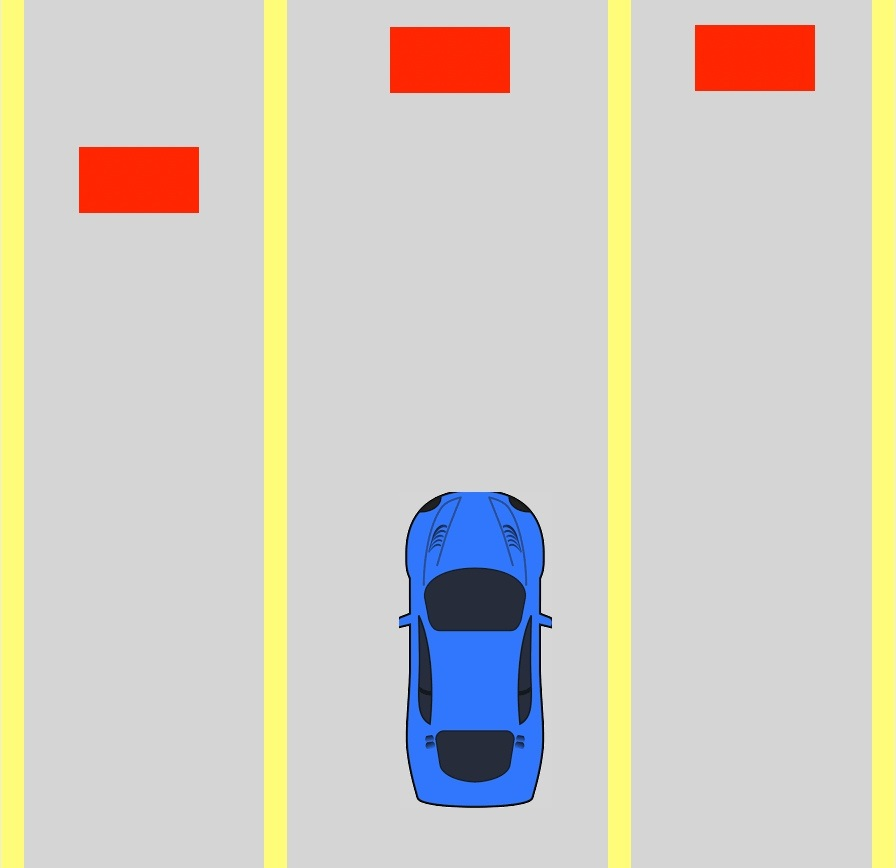
#> input picture 01_first_images/homework/task_2/image_12.jpg, 896 x 868 px
$ jupyter execute --allow-errors homework_01.ipynb   (shell and % lines are left out)
#> lines starting #> are read from the running program, lines starting #| are printed output that depends on the picture; after the words box and inside, x2 and y2 are one past the last pixel; in counts of white or black regions, pixels touching at a corner belong together
### 01_first_images/homework/task_2.py
import cv2
import numpy as np
import matplotlib.pyplot as plt


# [36 lines left out: functions find_lines, empty_road, is_curr_road, find_road_number, not called in this run]

### 01_first_images/homework/task_1.py
import cv2
import numpy as np


# [110 lines left out: functions find_entrance_exit, color_left_side, accesable_points, make_decision, has_gray_n_black, find_way_from_maze, not called in this run]

### 01_first_images/homework/task_3.py
import cv2
import numpy as np
import math
import matplotlib.pyplot as plt


# [131 lines left out: functions rotate, scan_image, find_edges, find_points, apply_warpAffine, not called in this run]

### 01_first_images/homework/homework_01.ipynb
# Домашняя работа №1

### Atention!

Пожалуйста, пришлите данную работу в виде архива, где лежит Jupyter Notebook и 3 *.py файла - всю папку с названием homework.

[cell 1]
import cv2
import numpy as np
import time

import matplotlib.pyplot as plt

[cell 2]
def plot_one_image(image: np.ndarray) -> None:
    """
    Отобразить изображение с помощью matplotlib.
    Вспомогательная функция.

    :param image: изображение для отображения
    :return: None
    """
    if image.ndim != 3:
        image = cv2.cvtColor(image, cv2.COLOR_GRAY2BGR)
    fig, axs = plt.subplots(1, 1, figsize=(8, 7))

    axs.imshow(image)
    axs.axis('off')
    plt.plot()

# Задача №1 - Лабиринт

Реализуйте алгоритм поиска выхода из лабиринта по растровому изобажению.
Вам нужно написать код, который будет находить путь (координаты пикселей) от заданного входа сверху до выхода снизу.

Отрисуйте получившийся маршрут на карте с помощью функции ```plot_maze_path(img, coords)``` или воспользуйтесь вам известным графическим инструментом.

__Input:__

Изображение лабиринта в кодировке $RGB$.

Все карты лежат на [яндекс-диске](https://yadi.sk/d/qEWVZk2picDdZw)

__Ouput:__

Массив координат пути через лабиринт в виде ```(np.array(x), np.array(y))```.

__Оценка:__

Оценивается __каждое__ успешное решение лабиринта (всего их 4). Решение хотя бы одного лабиринта даёт 40% баллов за задачу, каждый следующий добавляет ещё 20%. Если алгоритм работает порядка 10^-1 секунды, то за решение задачи полагается дополнительно 50%.
Пример решенной задачи.

[cell 3]
def plot_maze_path(image: np.ndarray, coords: tuple) -> np.ndarray:
    """
    Нарисовать путь через лабиринт на изображении.
    Вспомогательная функция.

    :param image: изображение лабиринта
    :param coords: координаты пути через лабиринт типа (x, y) где x и y - массивы координат точек
    :return img_wpath: исходное изображение с отрисованными координатами
    """
    if image.ndim != 3:
        image = cv2.cvtColor(image, cv2.COLOR_GRAY2BGR)

    img_wpath = image.copy()
    if coords:
        coords = np.array(coords).reshape((-1, 1, 2))
        cv2.polylines(img_wpath, [coords], isClosed=False, color=(0, 255, 0), thickness=2)

    return img_wpath

Загрузим тестовое изображение и отобразим его.

[cell 4]
test_image = cv2.imread('task_1/20 by 20 orthogonal maze.png')  # загрузить тестовую картинку
#> (the rest of this cell did not finish here and is left out)

Теперь ваша задача реализовать функцию ```plot_maze_path``` в ```task_1.py``` для того, чтобы найти координаты пути через лабиринт.

[cell 5]
import task_1 as t1
import importlib
importlib.reload(t1)
time_0 = time.time()
#> (the rest of this cell did not finish here and is left out)

# Задача №2 - Пробки в городе

Требуется написать программу, которая на вход принимает картинку, на которой схематически изображена машинка на дороге с $N$ полосами и препятствия на полосах. Соответствующие объекты обозначены цветами, которые сохраняются на всех изображениях.

Результатом работы программы является номер полосы, на которую нужно перестроиться или сообщение о том, что перестраиваться не нужно.

__Оценка:__

За успешное решение хотя бы одного изображение даётся 50% от общего числа баллов и по 25% за каждое следующее.

**Примечание: номер дороги считается слева направо, отсчет начинается с нуля.**

Примеры изображений:
<table><tr>
    <td>  </td>
    <td>  </td>
</tr></table>

[cell 6]
test_image = cv2.imread('task_2/image_12.jpg')
#> test_image is the input picture: shape (868, 896, 3); mean B, G, R 195.5, 205.3, 209.6
test_image = cv2.cvtColor(test_image, cv2.COLOR_BGR2RGB)
plot_one_image(test_image)

[cell 7]
import task_2 as t2
import importlib
importlib.reload(t2)
road_number = t2.find_road_number(test_image)
#> in find_road_number, `image = cv2.cvtColor(image, cv2.COLOR_RGB2HSV)`: image: shape (868, 896, 3); mean H, S, V 13.8, 31.1, 217
#> in find_lines, `mask = 255 - cv2.inRange(image, (20, 50, 150), (30, 150, 255))`:
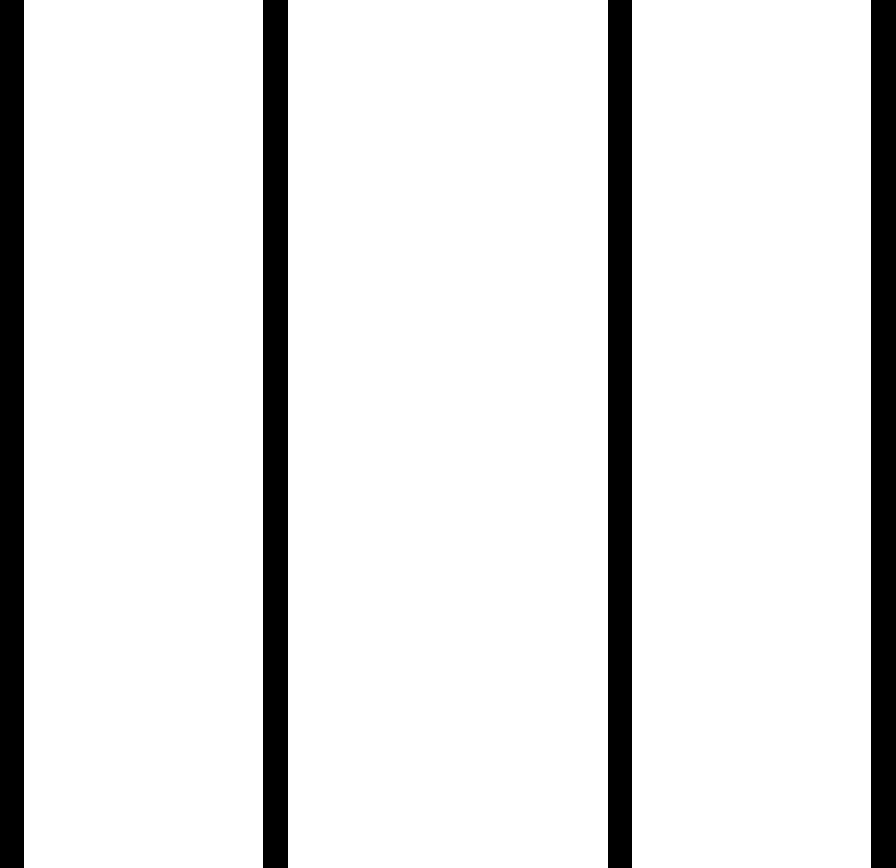
#> mask: shape (868, 896); 89.1% white; 4 black regions, box (x1, y1, x2, y2) and area: (263, 0, 288, 868) 21700, (871, 0, 896, 868) 21700, (0, 0, 24, 868) 20832, (608, 0, 632, 868) 20832
#> in find_lines, `widths = np.array(np.nonzero(np.diff(mask[0]))).reshape((-1, 2))`: widths = [[23, 262], [287, 607], [631, 870]]
#> in empty_road, `mask = cv2.inRange(image, (0, 100, 100), (10, 255, 255))`:
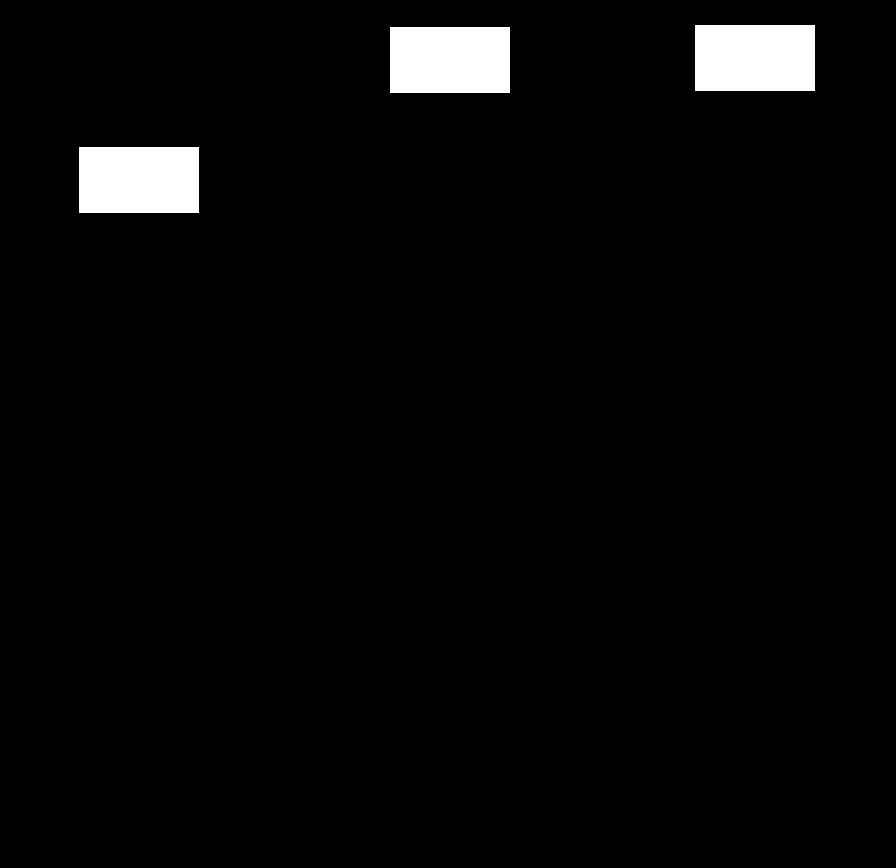
#> mask: shape (868, 896); 3.1% white; 3 white regions, box (x1, y1, x2, y2) and area: (695, 25, 815, 91) 7920, (390, 27, 510, 93) 7920, (79, 147, 199, 213) 7920
#> the loop in empty_road, `for i, w in enumerate(widths):` made 3 passes
#> in find_road_number, `road_number = empty_road(image, widths)`: road_number = -1
if road_number:
    print(f'Можно перестроиться на дорогу номер {road_number}')
else:
    print('Перестраиваться не нужно')
# не совсем понятно в каком виде должно было возвращаться сообщение о том, что не надо перестраиваться
# если все дороги с препятствиями, то перестраиваться не нужно

# Задача №3 - Аффинные преобразования

## Задача №3.1 - Поверни изображение

Реализуйте функцию, которая поворачивает изображение вокруг заданной точки на заданный угол ($0^\circ-360^\circ$) и преобразует размер изображения, чтобы оно не обрезалось после поворота (ответ совпадает с тем, что показано ниже).

[cell 8]
import task_3 as t3
import importlib

[cell 9]
test_image = cv2.imread('task_3/lk.jpg')
#> (the rest of this cell did not finish here and is left out)

[cell 10]
importlib.reload(t3)
test_point = (200, 200)
test_angle = 225


#> (the rest of this cell did not finish here and is left out)

$ run again, with 01_first_images/homework/task_2/image_10.jpg copied over 01_first_images/homework/task_2/image_12.jpg
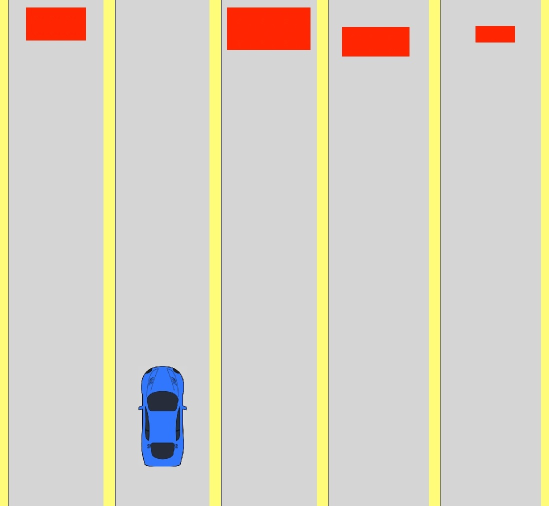
#> input picture 01_first_images/homework/task_2/image_10.jpg, 1098 x 1012 px (shown at 1/2 size)
#> test_image is the input picture: shape (1012, 1098, 3); mean B, G, R 195.2, 209.5, 215.5
#> image: shape (1012, 1098, 3); mean H, S, V 12.4, 26.6, 217.7
#> in find_lines, `mask = 255 - cv2.inRange(image, (20, 50, 150), (30, 150, 255))`:
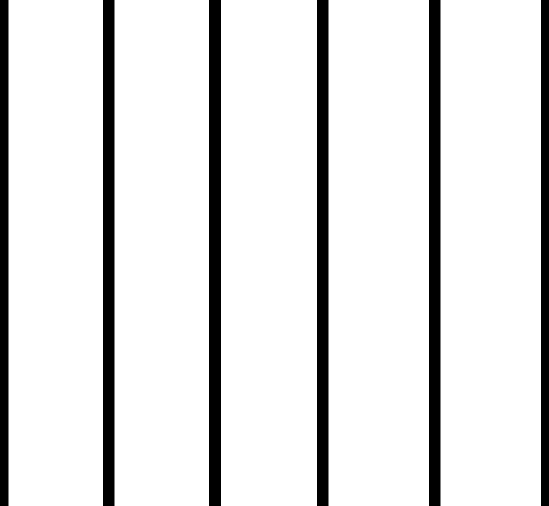
#> mask: shape (1012, 1098) (shown at 1/2 size); 88.5% white; 6 black regions, box (x1, y1, x2, y2) and area: (418, 0, 442, 1012) 24288, (206, 0, 229, 1012) 23276, (634, 0, 657, 1012) 23276, (858, 0, 881, 1012) 23276, (0, 0, 17, 1012) 17204, (1082, 0, 1098, 1012) 16192
#> in find_lines, `widths = np.array(np.nonzero(np.diff(mask[0]))).reshape((-1, 2))`: widths = [[16, 205], [228, 417], [441, 633], [656, 857], [880, 1081]]
#> the loop in empty_road, `for i, w in enumerate(widths):` made 5 passes
#> road_number = 1
#> in is_curr_road, `mask = cv2.inRange(image, (100, 100, 100), (140, 255, 255))`:
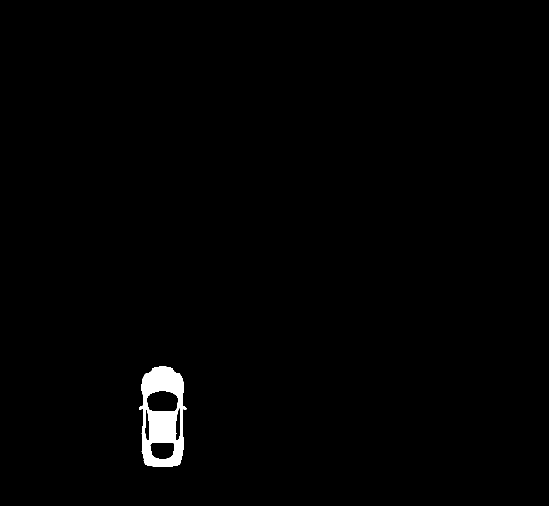
#> mask: shape (1012, 1098) (shown at 1/2 size); 1% white; 1 white region, box (x1, y1, x2, y2) and area: (278, 732, 373, 933) 11130
